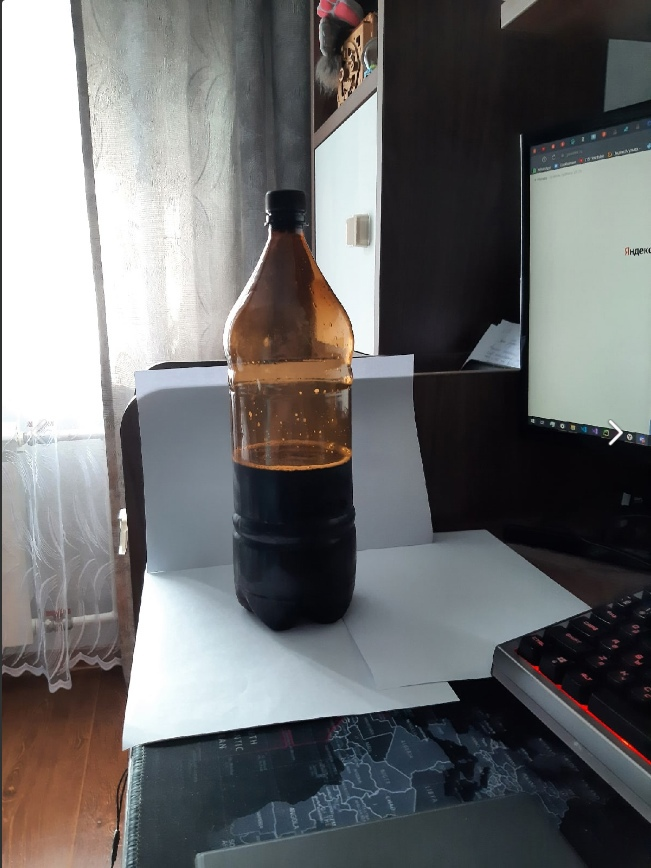
#> input picture OpenCV/EB7syhoEEBw.jpg, 651 x 868 px, given in place of the camera
$ python main.py
#> lines starting #> are read from the running program, lines starting #| are printed output that depends on the picture; after the words box and inside, x2 and y2 are one past the last pixel; in counts of white or black regions, pixels touching at a corner belong together; long printed decimals are rounded
### robot_v6/OpenCV/Pub.py
import paho.mqtt.client as mqtt
import time

mqttBroker = "mqtt.eclipseprojects.io" #работа с брокером
client = mqtt.Client("OpenSus")
client.connect(mqttBroker)
Beer_x = 0
Beer_y = 0
Rob_x = 0
Rob_y = 0
CheckPoint_x = 0
CheckPoint_y = 0


def Publish_Beer_pos(x, y):
    client.publish("Data_x", x)  # Отправляем данные о местоположении бутылки по по х на брокер
    client.publish("Data_y", y)  # Отправляем данные о местоположении бутылки по у на брокер
    time.sleep(0.1)

def Publish_Rob_pos(x, y):
    client.publish("Rob_x", x)  # Отправляем данные о местоположении робота  по х на брокер
    client.publish("Rob_y", y)  # Отправляем данные о местоположении робота по у на брокер
    time.sleep(0.1)

def Publish_ChekP_pos(x, y):
    client.publish("CheckPoint_x", x)  # Отправляем данные о местоположении чекпоинта
    client.publish("CheckPoint_y", y)
    time.sleep(0.1)

### robot_v6/OpenCV/main.py
#import win32gui as win
#from PIL import ImageGrab
import numpy as np
import cv2
import time
import Pub

Beer_x = 0
Beer_y = 0
Rob_x = 0
Rob_y = 0
CheckPoint_x = 0
CheckPoint_y = 0

cap = cv2.VideoCapture(0)
time.sleep(0.5)
while True:
   # [4 lines of commented-out code are left out]
    flag, img = cap.read()
#> img is the input picture: shape (868, 651, 3); mean B, G, R 110.1, 109.6, 109.2


    opencvImage = cv2.cvtColor(np.array(img), cv2.COLOR_RGB2BGR)

    hsv = cv2.cvtColor(opencvImage, cv2.COLOR_BGR2HSV)
#> hsv: shape (868, 651, 3); mean H, S, V 58.6, 47, 116.8
    #бутылка
    lower_range = np.array([45, 42, 146])
    upper_range = np.array([92, 102, 255])
    #коробка
    l_range = np.array([19, 118, 186])
    u_range = np.array([255, 255, 255])

    lo_range = np.array([0, 0, 198])
    up_range = np.array([255, 35, 255])

    mask = cv2.inRange(hsv, lower_range, upper_range)
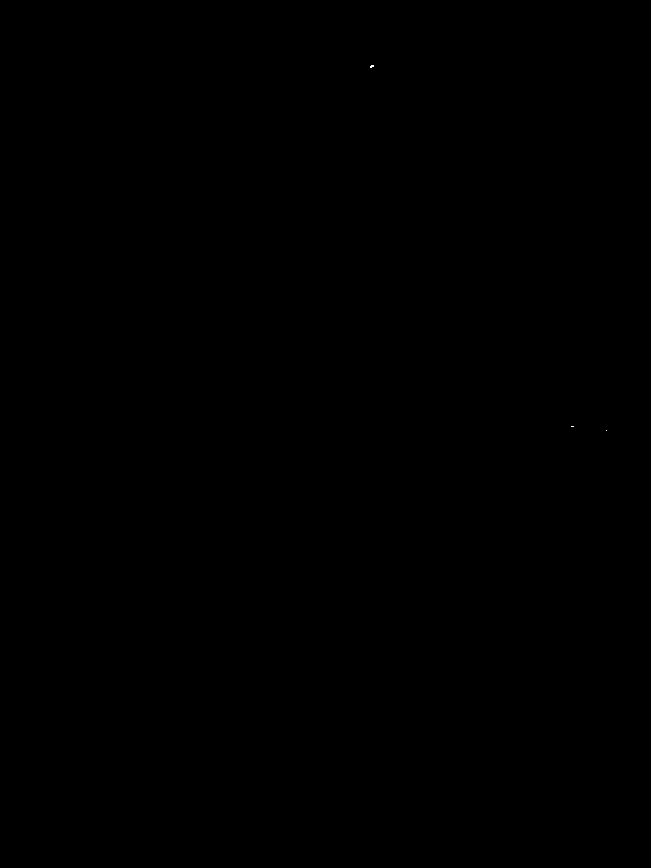
#> mask: shape (868, 651); 0% white in thin lines or dots, all inside (x1, y1, x2, y2) = (370, 65, 607, 431)
    musk = cv2.inRange(hsv, l_range, u_range)
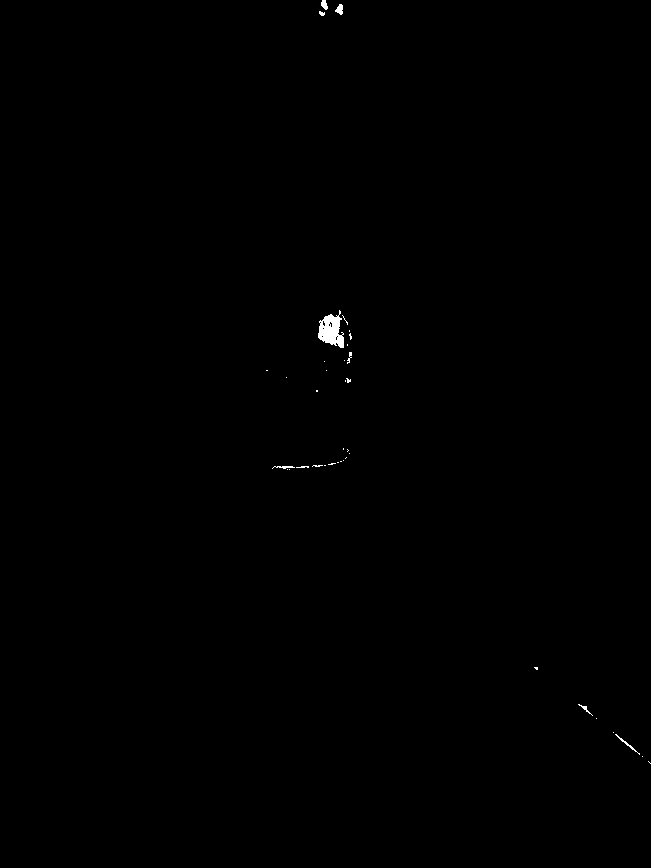
#> musk: shape (868, 651); 0.18% white; 38 white regions (30 under 20 px), largest, box (x1, y1, x2, y2) and area: (318, 310, 344, 348) 593, (335, 4, 343, 15) 58, (615, 734, 640, 755) 54
    misk = cv2.inRange(hsv, lo_range, up_range)
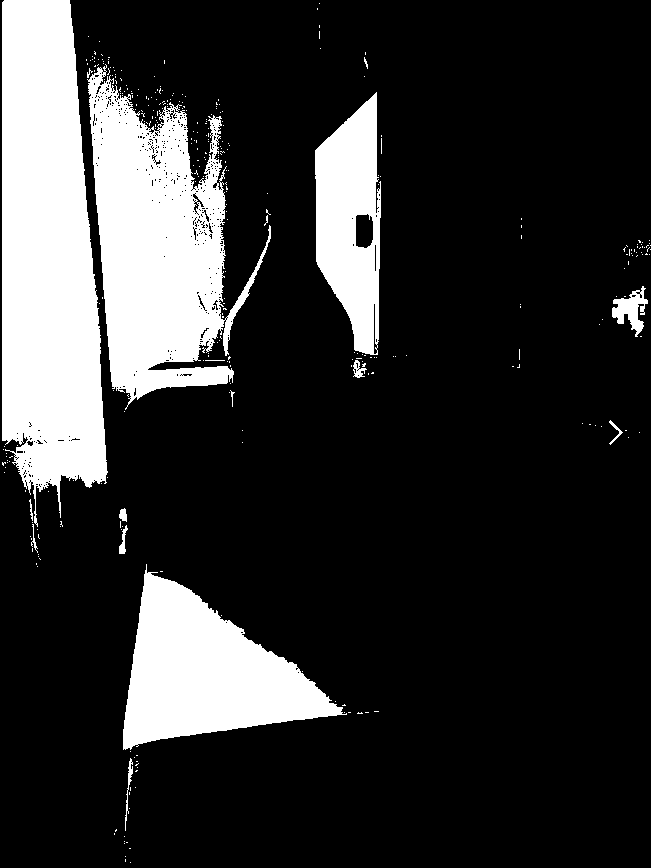
#> misk: shape (868, 651); 19.3% white; 331 white regions (315 under 20 px)
    cv2.imshow("123", mask)
    cv2.imshow("124", musk)
    cv2.imshow("125", misk)
    contours, hierarchy = cv2.findContours(mask, cv2.RETR_EXTERNAL, cv2.CHAIN_APPROX_SIMPLE)
#> contours = 3 contours, all with area under 20
    contours1, hierarchy1 = cv2.findContours(musk, cv2.RETR_EXTERNAL, cv2.CHAIN_APPROX_SIMPLE)
#> contours1 = 38 contours, 34 with area under 20; largest, box (x1, y1, x2, y2) and area: (318, 310, 344, 348) 552, (335, 4, 343, 15) 44, (321, 0, 328, 10) 36, (615, 734, 640, 755) 28
    contours2, hierarchy1 = cv2.findContours(misk, cv2.RETR_EXTERNAL, cv2.CHAIN_APPROX_SIMPLE)
#> contours2 = 331 contours, 321 with area under 20; largest, box (x1, y1, x2, y2) and area: (2, 0, 108, 527) 41437, (87, 64, 271, 410) 32154, (123, 564, 347, 750) 20483, (315, 92, 381, 355) 12082, (612, 286, 648, 337) 757
    # print("cnt= ", contours)

    if len(contours) != 0:
        for contour in contours:
            if cv2.contourArea((contour)) > 50:
                x, y, w, h = cv2.boundingRect(contour)
                cv2.rectangle(opencvImage, (x, y), (x + w, y + h), (0, 0, 255), 1)
                # print (w, h)
                print("Координаты бутылки x:", (x + 7)*1.32, "y", (y + 15)*1.34)
                Beer_x= (x+w/2)*1.30
                Beer_y= (y+h/2)*1.34
#> this loop made 3 passes
#> contour on passes 1 to 2: [[606, 430]], [[571, 426], [573, 426]]
    cv2.imshow("Image", opencvImage)

    if len(contours1) != 0:
        for contour1 in contours1:
            if cv2.contourArea((contour1)) > 400:
                x1, y1, w1, h1 = cv2.boundingRect(contour1)
                cv2.rectangle(opencvImage, (x1, y1), (x1 + w1, y1 + h1), (0, 255, 0), 2)

                #print (w1, h1)
                print("Координаты коробки x:", (x1 + 25)*1.32, "y", (y1 + 25)*1.34)
                Rob_x = (x1+w1/2)*1.30
                Rob_y = (y1+h1/2)*1.34
#> this loop made 38 passes
#> (x1, y1, w1, h1, Rob_x, Rob_y) on pass 35: (318, 310, 26, 38, 430.3, 440.9)
#> contour1 on passes 1, 2, 4, 5, 7, 8: [[648, 761], [650, 763]], [[642, 756]], [[613, 732]], [[596, 718]], [[534, 667], [536, 669], [537, 669], [537, 667]], [[289, 469]]
#| Координаты коробки x: 452.760 y 448.900
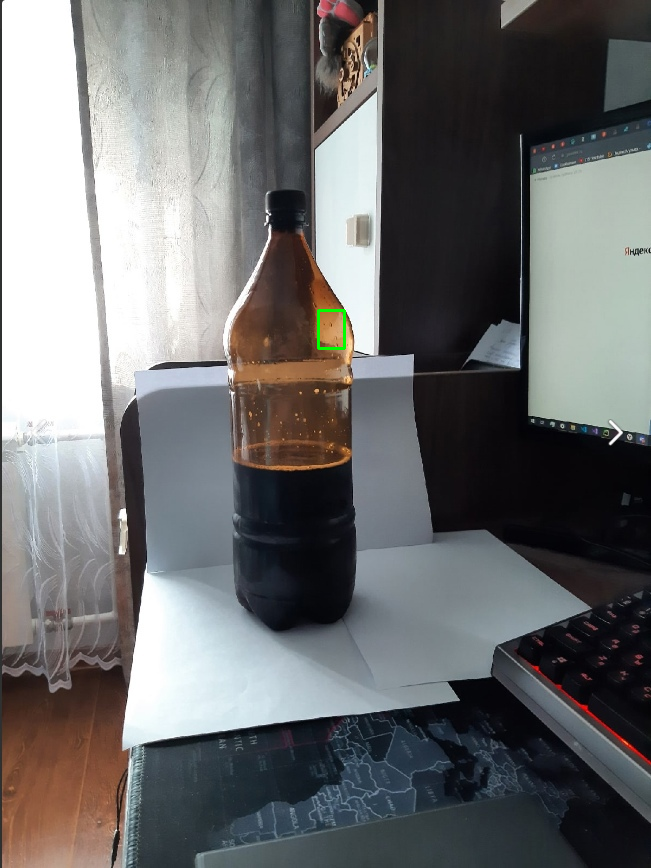
#> opencvImage: shape (868, 651, 3); mean R, G, B 109, 109.6, 110

    if len(contours2) != 0:
        for contour2 in contours2:
            if cv2.contourArea((contour2)) > 500:
                x2, y2, w2, h2 = cv2.boundingRect(contour2)
                cv2.rectangle(opencvImage, (x2, y2), (x2 + w2, y2 + h2), (255, 0, 0), 2)

                #print (w1, h1)
                print("Координаты чекпоинта x:", x2+w2/2, "y", y2 + h2/2)
                CheckPoint_x = (x2+w2/2)*1.30
                CheckPoint_y = (y2+h2/2)*1.34
#> this loop made 331 passes
#> (x2, y2, w2, h2, CheckPoint_x, CheckPoint_y) on passes 34, 133, 275, 303, 331: (123, 564, 224, 186, 305.5, 880.4), (612, 286, 36, 51, 819, 417.4), (315, 92, 66, 263, 452.4, 299.5), (87, 64, 184, 346, 232.7, 317.6), (2, 0, 106, 527, 71.5, 353.1)
#> contour2 on passes 1 to 6: [[130, 862]], [[125, 859], [125, 861]], [[125, 856]], [[129, 848], [130, 848]], [[124, 843]], [[126, 842], [127, 842]]
#| Координаты чекпоинта x: 235.0 y 657.0
#| Координаты чекпоинта x: 630.0 y 311.5
#| Координаты чекпоинта x: 348.0 y 223.5
#| Координаты чекпоинта x: 179.0 y 237.0
#| Координаты чекпоинта x: 55.0 y 263.5
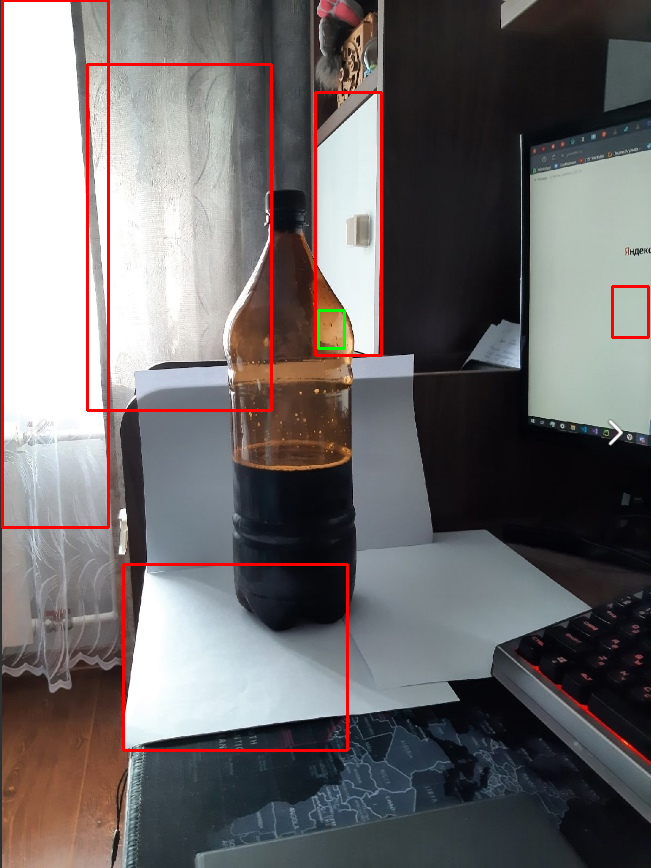
#> opencvImage: shape (868, 651, 3); 2.09% of pixels changed, all inside (x1, y1, x2, y2) = (1, 0, 650, 752)

    cv2.imshow("Image", opencvImage)
    # cv2.imshow("Mask", mask)
    Pub.Publish_Beer_pos(Beer_x, Beer_y)
    Pub.Publish_Rob_pos(Rob_x, Rob_y)
    Pub.Publish_ChekP_pos(CheckPoint_x, CheckPoint_y)


    if cv2.waitKey(10) == 27:
#> (key Esc is pressed here)
        break


cv2.waitKey(0)
cv2.destroyAllWindows()

$ run again, on OpenCV/liOINPWtbTA.jpg
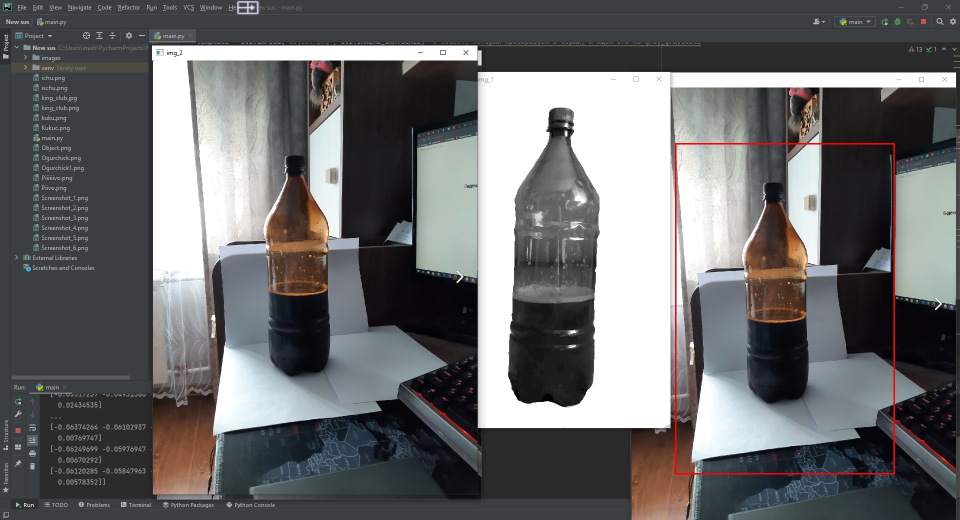
#> input picture OpenCV/liOINPWtbTA.jpg, 1919 x 1040 px, given in place of the camera (shown at 1/2 size)
#> img is the input picture: shape (1040, 1919, 3); mean B, G, R 107.4, 106.6, 106.3
#> hsv: shape (1040, 1919, 3); mean H, S, V 39.2, 33.9, 112.2
#> mask: shape (1040, 1919); 0% white in thin lines or dots, all inside (x1, y1, x2, y2) = (9, 21, 1868, 807)
#> `musk = cv2.inRange(hsv, l_range, u_range)`:
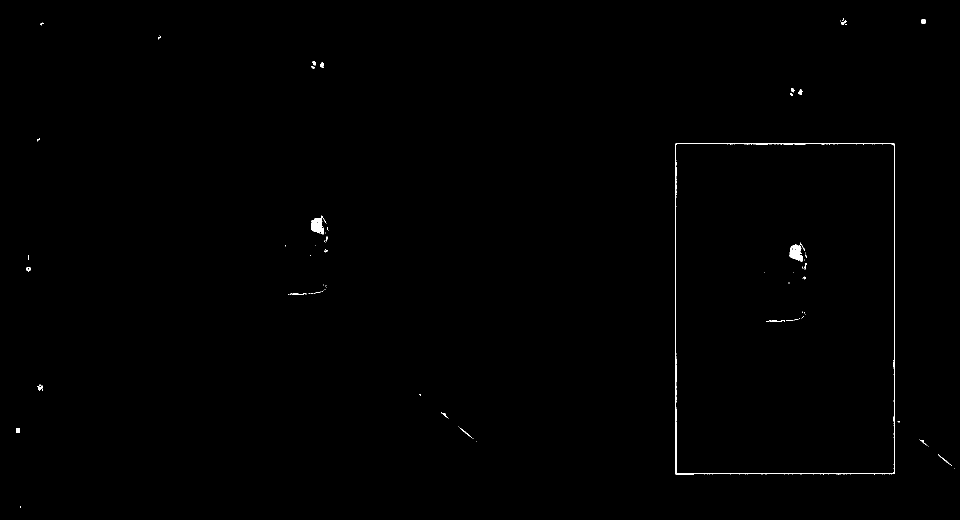
#> musk: shape (1040, 1919) (shown at 1/2 size); 0.37% white; 83 white regions (60 under 20 px), largest, box (x1, y1, x2, y2) and area: (1350, 286, 1790, 950) 4970, (1579, 485, 1610, 524) 620, (622, 431, 652, 469) 608
#> misk: shape (1040, 1919); 20.5% white; 770 white regions (722 under 20 px)
#> contours = 28 contours, all with area under 20
#> contours1 = 59 contours, 45 with area under 20; largest, box (x1, y1, x2, y2) and area: (1350, 286, 1790, 950) 290274, (622, 431, 652, 469) 560, (52, 534, 62, 543) 53, (32, 857, 40, 865) 49, (1843, 39, 1851, 47) 49
#> contours2 = 737 contours, 709 with area under 20; largest, box (x1, y1, x2, y2) and area: (956, 144, 1341, 856) 273004, (304, 91, 955, 648) 60352, (391, 188, 575, 531) 32130, (1354, 290, 1532, 585) 30668, (427, 685, 651, 871) 20488
#> the loop `for contour in contours:` made 28 passes
#> contour on passes 1 to 8: [[31, 805], [32, 806]], [[31, 802], [31, 803]], [[33, 799]], [[1867, 605]], [[1832, 601], [1834, 601], [1835, 602], [1835, 601]], [[876, 547], [877, 547]], [[50, 519], [51, 519]], [[50, 510], [51, 510]]
#> the loop `for contour1 in contours1:` made 59 passes
#> (x1, y1, w1, h1, Rob_x, Rob_y) on passes 43 to 44: (622, 431, 30, 38, 828.1, 603), (1350, 286, 440, 664, 2041, 828.1)
#> (printed output is left out)
#> the loop `for contour2 in contours2:` made 737 passes
#> (x2, y2, w2, h2, CheckPoint_x, CheckPoint_y) on passes 70, 78, 231, 246, 302, 381, 430, 434: (1384, 739, 224, 186, 1944.8, 1114.9), (427, 685, 224, 186, 700.7, 1042.5), (1872, 461, 36, 51, 2457, 651.9), (1354, 448, 15, 221, 1770, 748.4), (916, 408, 34, 47, 1212.9, 578.2), (1342, 322, 8, 339, 1749.8, 658.6), (1576, 290, 66, 240, 2091.7, 549.4), (1354, 290, 178, 295, 1875.9, 586.2)
#> (printed output is left out)
#> after the loop `for contour2 in contours2:`:
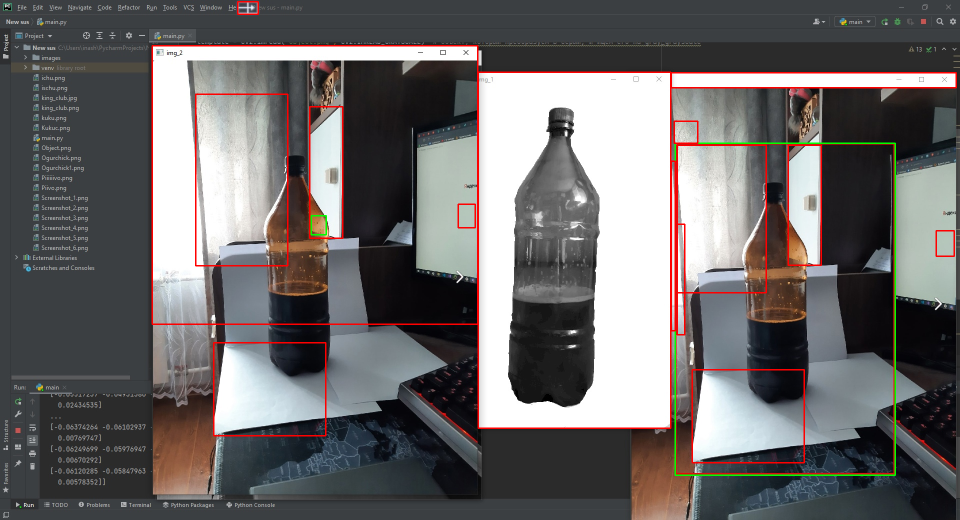
#> opencvImage: shape (1040, 1919, 3) (shown at 1/2 size); mean R, G, B 108, 104.9, 105
